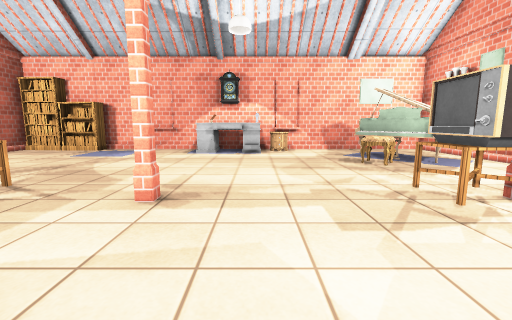
View 1 (above)

13 first-person views from a walk through a 3-D level made in the Unity game engine. The camera is 1.2 m above the floor, tilts 8° down and sees 90° across. The floor is counted in squares, 1 m on a side. Each view is taken from the middle of a square. On the plan, view 1 faces up. The plan holds only what a view shows up to about 12 squares ahead; the rest is blank. Some surface patterns are stand-ins.

View 2
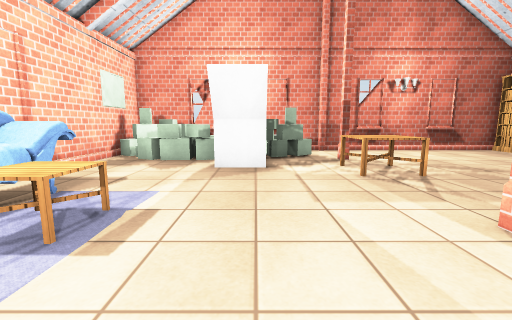

View 3
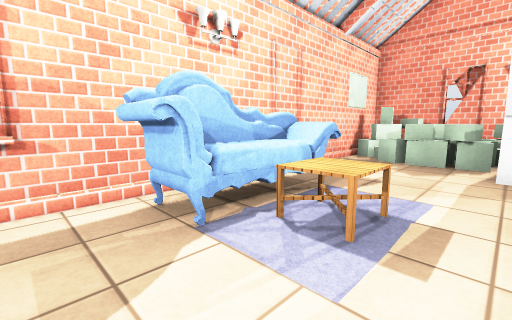

View 4
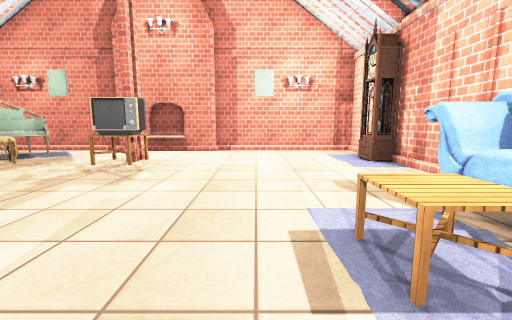

View 5
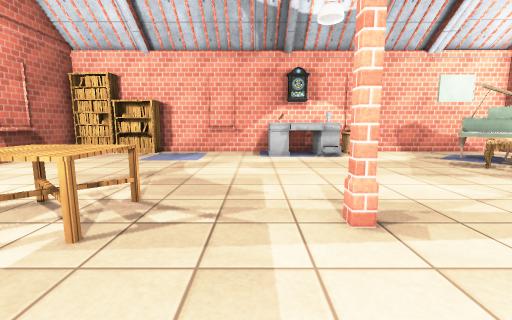

View 6
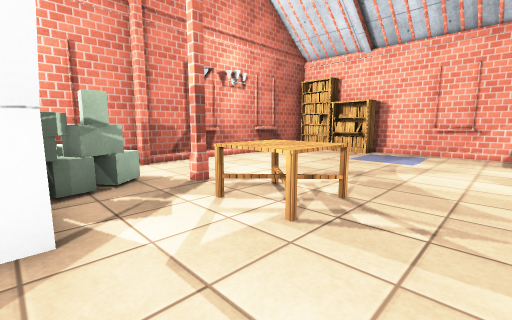

View 7
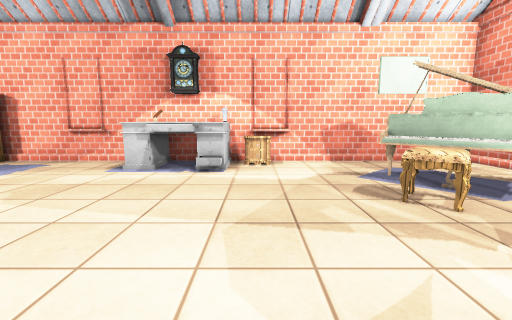

View 8
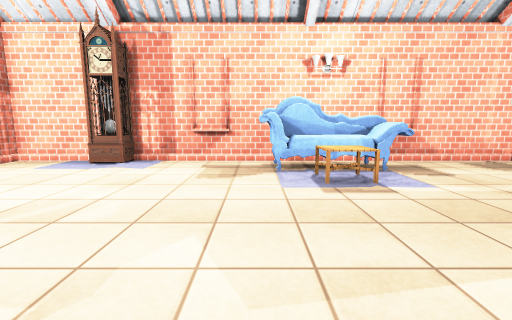

View 9
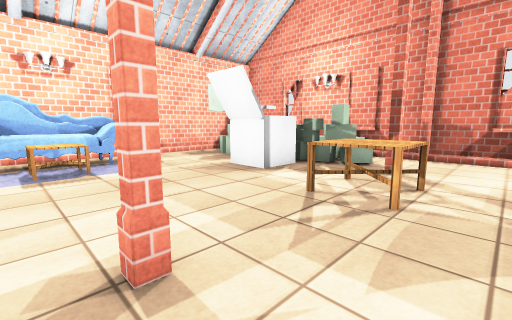

View 10
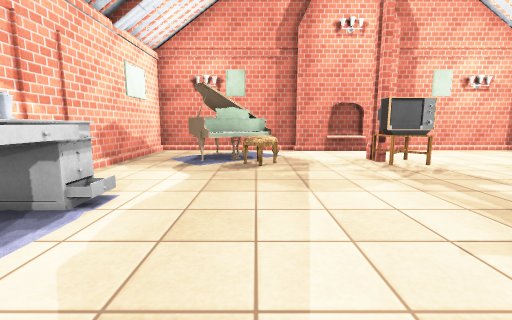

View 11
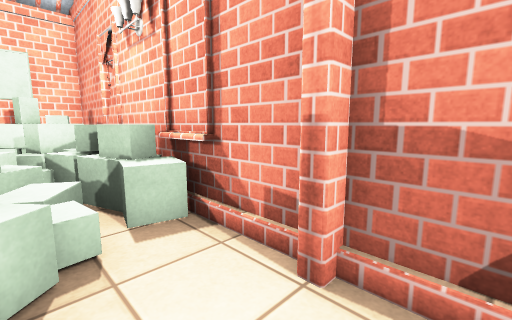

View 12
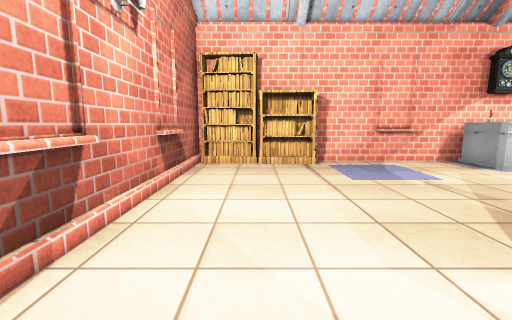

View 13
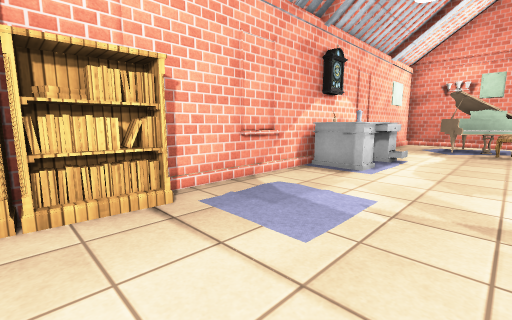

### Floor plan
Points are (right, up) in squares from view 1. A wall is a line through its corners. A room is listed if a view was taken in it or the views show most of it. See-through windows are left out.
Room 1 (views 1, 2, 3, 4, 5, 6, 7, 8, 9, 10, 11, 12, 13)
walls: (-1.6, 3.9) (-1.9, 3.9) (-1.9, 4.1) (-1.6, 4.1) (-1.6, 3.9); (-7.6, 4.2) (-7.6, 3.8); (7.5, 1.8) (7.5, 6.1); (7.9, 3.1) (7.9, 4.9); (7.9, 6.1) (7.9, 12.4) (-7.2, 12.4); (5.6, -4.4) (7.9, -4.4) (7.9, 1.9); (-8.7, 12.4) (-10.5, 12.4); (-10.9, 12.5) (-10.9, -4.4) (4.1, -4.4)
low walls: (4.1, 3.8) (4.1, 4.2); (7.3, 3.1) (7.3, 4.9); (0.9, -4.2) (2.1, -4.2); (-10.6, 2.5) (-10.6, 1.2); (-10.6, 6.9) (-10.6, 5.5); (-10.6, 10) (-10.6, 8.8)
objects: other object (-10, -4) to (-9, -2); other object (-10, -1) to (-10, 2); bookshelf (-10, 12) to (-7, 12); other object (-9, -3) to (-7, 0); other object (-9, 0) to (-8, 3); other object (-7, 0) to (-6, 1); table (-6, 4) to (-5, 5); sofa (-4, -4) to (0, -3); table (-2, -2) to (-2, -1); desk (-2, 10) to (0, 12); other object (-2, 12); vase (0, 12); dresser (1, 12); table (3, 3) to (3, 4); stool (3, 7) to (4, 8); clock (4, -4) to (5, -4); other object (4, 3); rug (4, 8) to (7, 10); piano (7, 10)

Where each view was taken, in squares from view 1:
view 1: 0 up, 0 right, facing up
view 2: 1 up, 1 right, facing left
view 3: 0 up, 1 right, facing down-left
view 4: 0 up, 4 left, facing right
view 5: 1 up, 3 left, facing up
view 6: 1 up, 3 left, facing up-left
view 7: 4 up, 1 right, facing up
view 8: 4 up, 0 right, facing down
view 9: 6 up, 1 left, facing down-left
view 10: 8 up, 4 left, facing right
view 11: 5 up, 9 left, facing down-left
view 12: 4 up, 9 left, facing up
view 13: 8 up, 9 left, facing up-right
